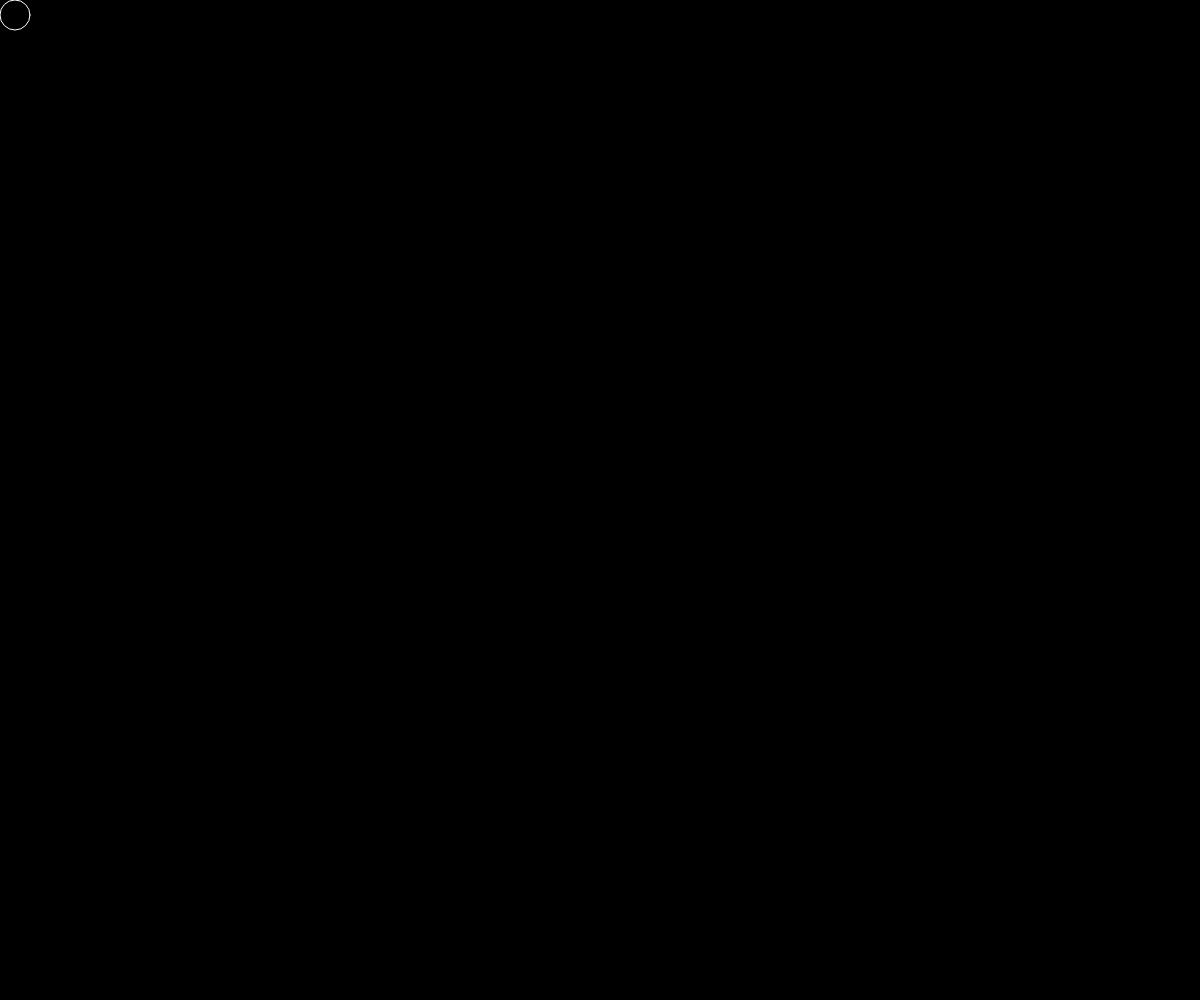
Frame 1 (no input)
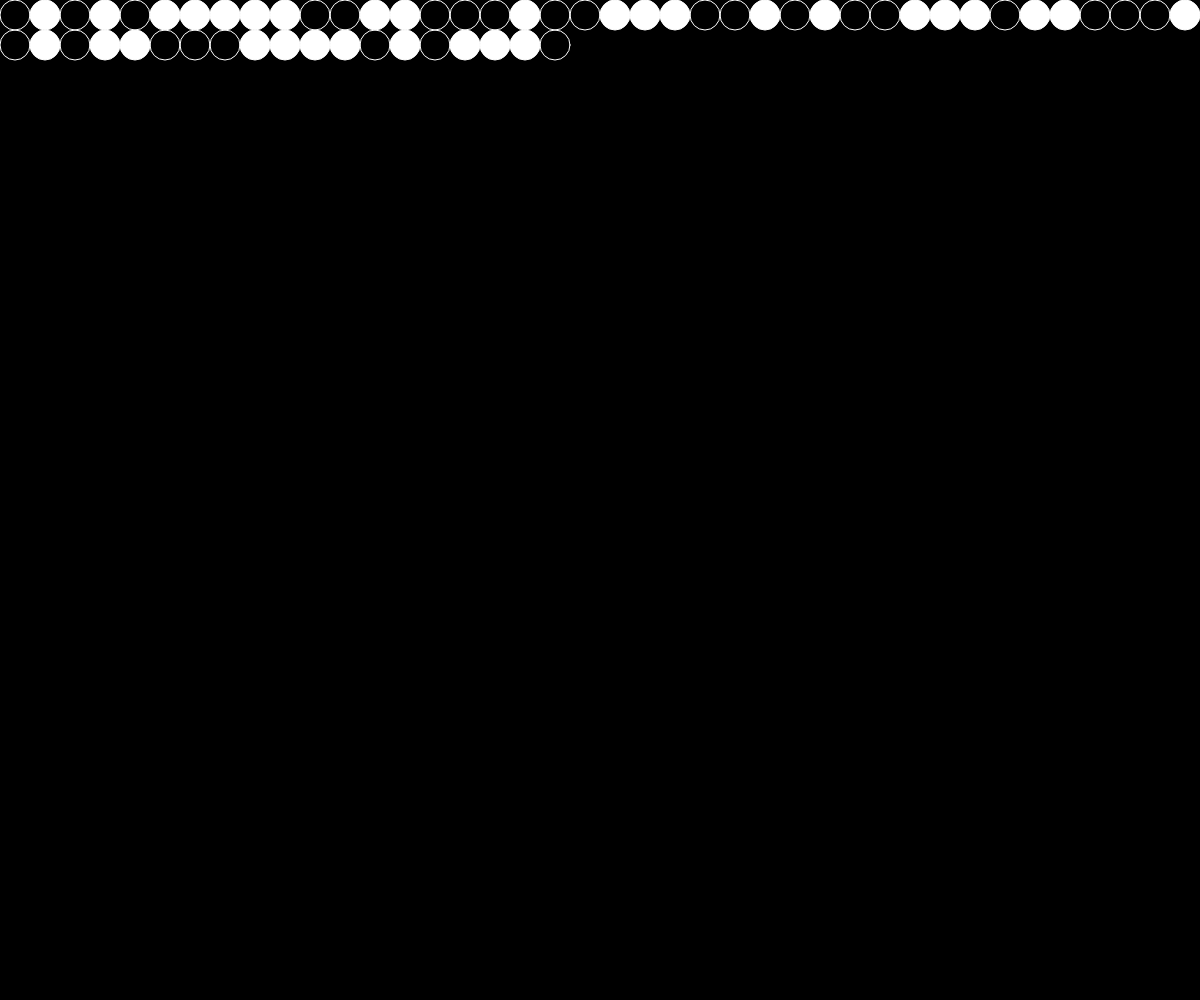
Frame 60 (no input)
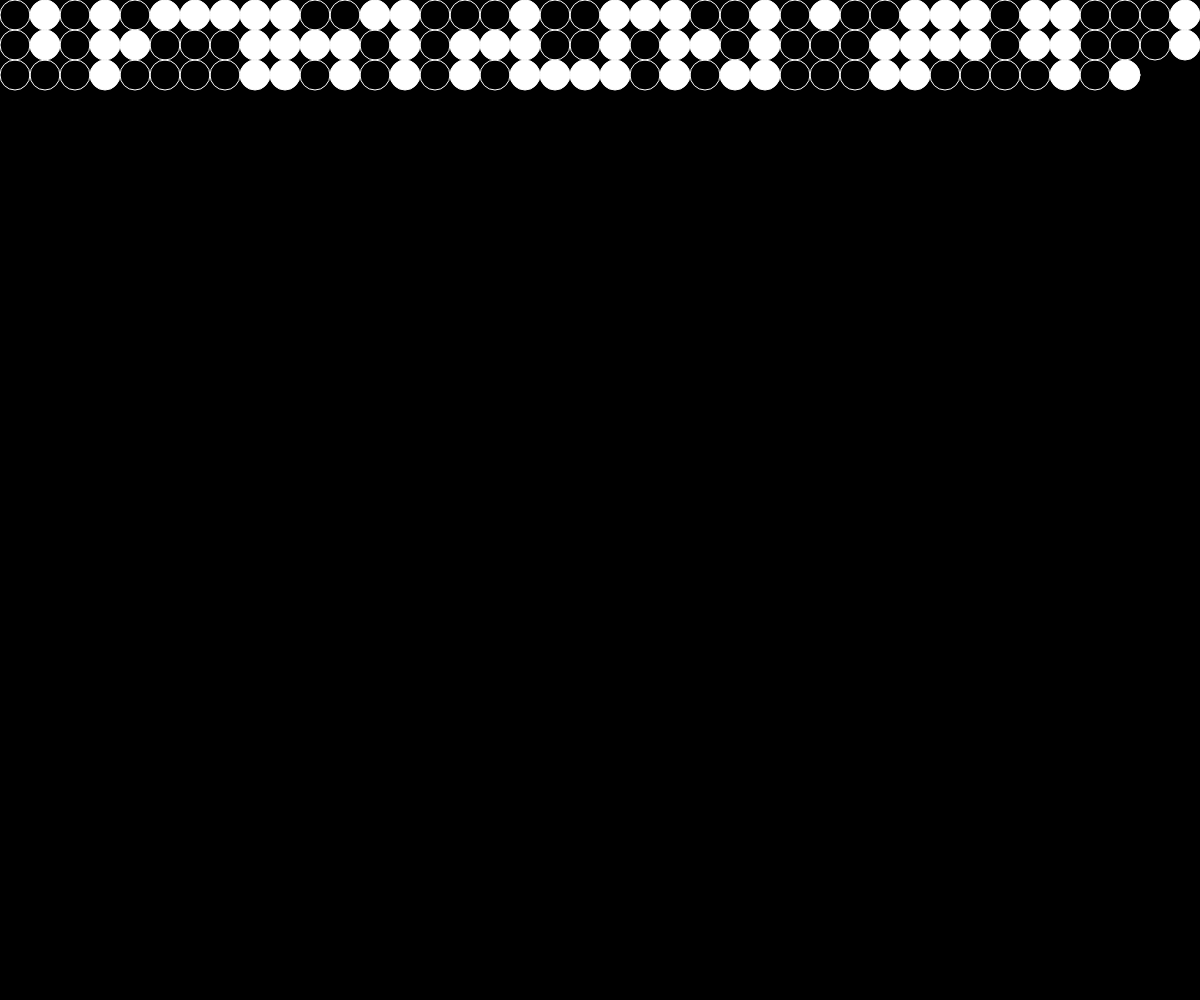
Frame 120 (the mouse pressed at the canvas centre since frame 60)

The p5.js sketch that drew these frames (run headless with seeded random() and noise() and a simulated clock; from frame 60 on, the mouse is pressed at the canvas centre):

// p5.js sketch
// ── sketch.js
let x = 0;
let y = 0;
let spce = 30;

function setup() {
	createCanvas(windowWidth, windowHeight);
	background(0);
}

function draw() {
	stroke(255);
	if (random(1) < 0.5) {
		fill(255);
		ellipse(x + spce / 2, y + spce / 2, spce);
	} else {
		noFill();
		ellipse(x + spce / 2, y + spce / 2, spce);
	}
	x += spce;
	if (x > width) {
		x = 0;
		y += spce;
	}
}
